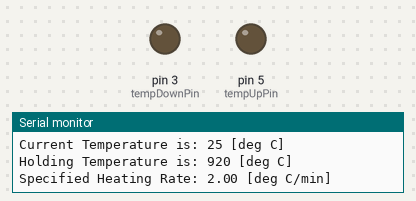
The sketch below on a simulated Arduino Uno, built with avr-gcc and run on an emulated ATmega328P. Parts: output pins drawn as LEDs (lit = HIGH), the last lines printed to the serial monitor.

Above: at 0.1 s.
At 120.1 s:
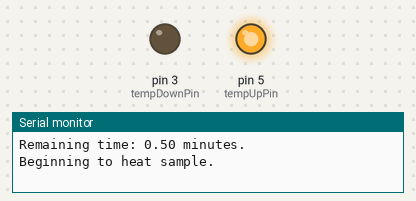
Timing chart, 0 to 122.8 s (numbered marks = the images above):
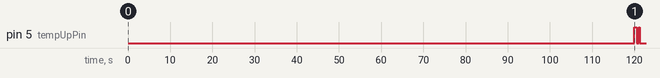

The sketch:

FurnaceTemperatureControl.ino
```cpp
/////////////////////////////////
// Holding Temperature [deg C] //
/////////////////////////////////

// This is the temperature you want to heat the sample to, in degrees C.
unsigned long holdingTemp = 920;

///////////////////////////
// Holding Time  [hours] //
///////////////////////////

// This is how long you want the sample to stay at the holding temperature, in hours.
float holdingTime = 3;

//////////////////////////////
// Heating Rate [deg C/min] //
//////////////////////////////

// This is how quickly you want to heat your sample.
// 2 deg C/min is the standard.
// Only change this value if you know what you're doing!
float heatingRate = 2;


// Assign the pins to use for temperature control
int tempDownPin = 3;
int tempUpPin = 5;

// Starting Temperature [deg C]
int startingTemp = 25;

// Set current temperature equal to starting temperature
int currentTemp = startingTemp;

float minPerDeg = 1 / heatingRate;
unsigned long millisPerDeg = minPerDeg * (60000);

float heatingDuration = ((holdingTemp - startingTemp) / heatingRate) - 0.5;

unsigned long startTime = millis();
unsigned long currentHeatingTime = millis();
unsigned long currentHoldingTime;
unsigned long currentCoolingTime;
unsigned long printerval = 30000;
unsigned long holdingTimeMillis = holdingTime * 3600000;

bool startedHeating = 0;
bool startedCooling = 0;
bool holdingTempReached = 0;


void setup()
{
  pinMode(tempDownPin, OUTPUT);
  pinMode(tempUpPin, OUTPUT);
  Serial.begin(9600);
  while (! Serial);
  Serial.print("Current Temperature is: ");
  Serial.print(currentTemp);
  Serial.println(" [deg C]");
  Serial.print("Holding Temperature is: ");
  Serial.print(holdingTemp);
  Serial.println(" [deg C]");
  Serial.print("Specified Heating Rate: ");
  Serial.print(heatingRate);
  Serial.println(" [deg C/min]");
  Serial.print("Minutes per Degree: ");
  Serial.print(minPerDeg);
  Serial.println(" [min/Deg C]");
  // Serial.print("Seconds per Degree: ");
  // Serial.print(secPerDeg);
  // Serial.println(" [sec/Deg C]");
  Serial.print("Milliseconds per Degree: ");
  Serial.print(millisPerDeg);
  Serial.println(" [ms/Deg C]");
  Serial.print("Calculated Heating Time: ");
  Serial.print(((heatingDuration*2)/60)+holdingTime);
  Serial.println(" [hrs]");
  Serial.print("Temperature holding at ");
  Serial.print(startingTemp);
  Serial.println(" deg C for 2 minutes before heating sample.");
  Serial.print("Remaining time: ");
  float remainingTime = (120000 - (millis() - startTime)) / 60000.0;
  Serial.print(remainingTime);
  Serial.println(" minutes.");

}


void loop() {
  // Check to see if the sample has been in the oven for more than 5 minutes
  if ( (millis() - startTime) < 120000 && startedHeating == 0 ) {

    // Every 30 seconds print a message indicating that the sample is being held at 30 deg C for 5 minutes.
    if ( (millis() - currentHeatingTime) >= printerval ) {
      Serial.print("Temperature holding at ");
      Serial.print(startingTemp);
      Serial.println(" deg C for 2 minutes before heating sample.");
      Serial.print("Remaining time: ");
      float remainingTime = (120000 - (millis() - startTime)) / 60000.0;
      Serial.print(remainingTime);
      Serial.println(" minutes.");
      currentHeatingTime = millis();

    }

  } else {

    // Check to see if we have started heating the sample. If no, set the current time and begin heating.
    if ( startedHeating == 0) {

      startedHeating = 1;
      Serial.println("Beginning to heat sample.");
      raiseTemp();
      startTime = millis();
    }

    // If the current temperature is less than the desired temp, and the time since the last
    // increase is greater than our heating rate, raise the temperature.
    if (currentTemp < holdingTemp && (millis() - currentHeatingTime) >= (millisPerDeg - 1000) && holdingTempReached == 0) {

      // Raise the furnace temperature
      raiseTemp();

    } else if (holdingTempReached == 0 && currentTemp >= holdingTemp) {

      holdingTempReached = 1;
      currentHoldingTime = millis();
      Serial.println("Holding Temperature Reached!");
      Serial.print("Current Temp = ");
      Serial.println(currentTemp);
      Serial.print("Time to reach holding temp: ");
      Serial.print((millis() - startTime) / 60000.0);
      Serial.println(" minutes");
    }

    else if ( holdingTempReached == 1 && (millis() - currentHoldingTime) >= holdingTimeMillis ) {

      if ( startedCooling == 0 ) {

        Serial.println("Done holding. Beginning to lower temp.");
        Serial.print("Time held: ");
        Serial.print((millis() - currentHoldingTime) / 60000.0);
        Serial.println(" minutes");
        startedCooling = 1;
        lowerTemp();
      }
      if (currentTemp > startingTemp && (millis() - currentCoolingTime) >= (millisPerDeg - 1000) && startedCooling == 1) {

        // Lower the oven temp.
        lowerTemp();
      }

    }
  }
}

////////////////////////////////
// Raise Temperature Function //
////////////////////////////////

void raiseTemp() {

  analogWrite(tempUpPin, 255);
  delay(500);
  analogWrite(tempUpPin, 0);
  delay(500);
  analogWrite(tempUpPin, 255);
  currentHeatingTime = millis();
  delay(250);
  analogWrite(tempUpPin, 0);

  ++currentTemp;
  Serial.print("Temperature increased! Current Temp = ");
  Serial.print(currentTemp);
  Serial.println(" [deg C]");


}

////////////////////////////////
// Lower Temperature Function //
////////////////////////////////

void lowerTemp() {
  analogWrite(tempDownPin, 255);
  delay(500);
  analogWrite(tempDownPin, 0);
  delay(500);
  analogWrite(tempDownPin, 255);
  currentCoolingTime = millis();
  delay(250);
  analogWrite(tempDownPin, 0);

  --currentTemp;
  Serial.print("Temperature Decreased! Current Temp = ");
  Serial.print(currentTemp);
  Serial.println(" [deg C]");

}
```

Measured:
- by itself, pin 5 (tempUpPin): LOW → HIGH at 120 s, → LOW 0.50 s later, → HIGH 0.50 s later, → LOW 0.25 s later
